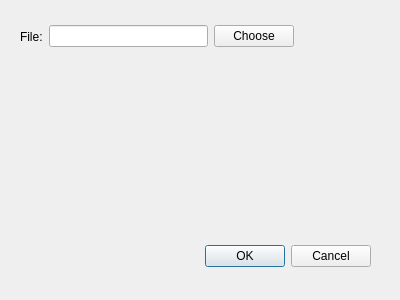
<?xml version="1.0" encoding="UTF-8"?>
<ui version="4.0">
 <class>Dialog</class>
 <widget class="QDialog" name="Dialog">
  <property name="geometry">
   <rect>
    <x>0</x>
    <y>0</y>
    <width>400</width>
    <height>300</height>
   </rect>
  </property>
  <property name="windowTitle">
   <string>Dialog</string>
  </property>
  <widget class="QDialogButtonBox" name="buttonBox">
   <property name="geometry">
    <rect>
     <x>30</x>
     <y>240</y>
     <width>341</width>
     <height>32</height>
    </rect>
   </property>
   <property name="orientation">
    <enum>Qt::Horizontal</enum>
   </property>
   <property name="standardButtons">
    <set>QDialogButtonBox::Cancel|QDialogButtonBox::Ok</set>
   </property>
  </widget>
  <widget class="QWidget" name="">
   <property name="geometry">
    <rect>
     <x>20</x>
     <y>20</y>
     <width>274</width>
     <height>33</height>
    </rect>
   </property>
   <layout class="QHBoxLayout" name="horizontalLayout">
    <item>
     <widget class="QLabel" name="label">
      <property name="text">
       <string>File:</string>
      </property>
     </widget>
    </item>
    <item>
     <widget class="QLineEdit" name="lineEdit"/>
    </item>
    <item>
     <widget class="QPushButton" name="pushButton">
      <property name="text">
       <string>Choose</string>
      </property>
     </widget>
    </item>
   </layout>
  </widget>
 </widget>
 <resources/>
 <connections>
  <connection>
   <sender>buttonBox</sender>
   <signal>accepted()</signal>
   <receiver>Dialog</receiver>
   <slot>accept()</slot>
   <hints>
    <hint type="sourcelabel">
     <x>248</x>
     <y>254</y>
    </hint>
    <hint type="destinationlabel">
     <x>157</x>
     <y>274</y>
    </hint>
   </hints>
  </connection>
  <connection>
   <sender>buttonBox</sender>
   <signal>rejected()</signal>
   <receiver>Dialog</receiver>
   <slot>reject()</slot>
   <hints>
    <hint type="sourcelabel">
     <x>316</x>
     <y>260</y>
    </hint>
    <hint type="destinationlabel">
     <x>286</x>
     <y>274</y>
    </hint>
   </hints>
  </connection>
 </connections>
</ui>
